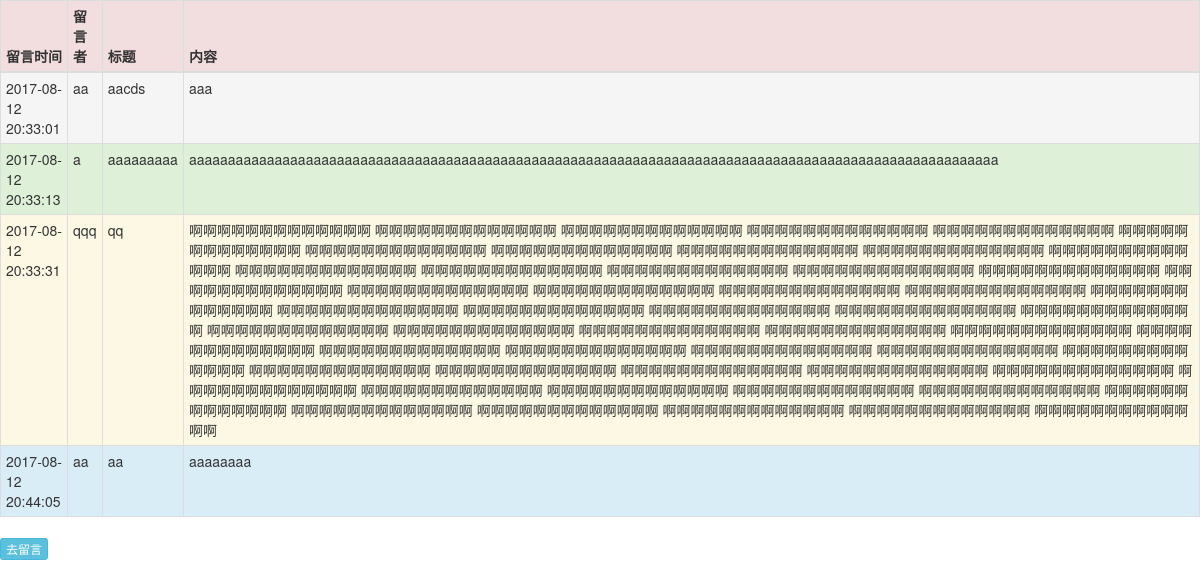
The page /guestbook/index/ on the database its author committed.
### message_board/models.py (models this page shows, shortened)
class Message(models.Model):
    username=models.CharField(max_length=256)
    title=models.CharField(max_length=512)
    content=models.TextField(max_length=256)
    publish=models.DateTimeField(auto_now=True)

### message_board/views.py (the view)
def index(request):
    messages = models.Message.objects.all()
    return render(request, 'message_board/index.html', {'messages' : messages})

### templates/message_board/index.html (shortened to what this page needs)
<!DOCTYPE html>
<html>
    <head>
        <link rel="stylesheet" href="https://cdn.bootcss.com/bootstrap/3.3.7/css/bootstrap.min.css">
    </head>
    <body>
        <table class="table table-striped table-bordered table-hover table-condensed">
            <thead>
                <tr class="danger">
                    <th>留言时间</th>
                    <th>留言者</th>
                    <th>标题</th>
                    <th>内容</th>
                </tr>
            </thead>
            <tbody>
                {% if messages %}
                    {% for message in messages %}
                        <tr class="{% cycle 'active' 'success' 'warning' 'info' %}">
                            <td>{{ message.publish|date:'Y-m-d H:i:s' }}</td>
                            <td>{{ message.username }}</td>
                            <td>{{ message.title }}</td>
                            <td>{{ message.content }}</td>
                        </tr>
                    {% endfor %}
                {% else %}
                    <tr>
                        <td colspan="4">无数据</td>
                    </tr>
                {% endif %}
            </tbody>
        </table>
        <a class="btn btn-xs btn-info" href="{% url 'message_board:create' %}">去留言</a>
    </body>
</html>

### rows shown on the page
Message: publish "2017-08-12 20:33:01", username "aa", title "aacds", content "aaa"
Message: publish "2017-08-12 20:33:13", username "a", title "aaaaaaaaa", content "aaaaaaaaaaaaaaaaaaaaaaaaaaaaaaaaaaaaaaaaaaaaaaaaaaaaaaaaaaaaaaaaaaaaaaaaaaaaaaaaaaaaaaaaaaaaaaaaaaaaaaaa"
Message: publish "2017-08-12 20:33:31", username "qqq", title "qq", content "啊啊啊啊啊啊啊啊啊啊啊啊啊 啊啊啊啊啊啊啊啊啊啊啊啊啊 啊啊啊啊啊啊啊啊啊啊啊啊啊 啊啊啊啊啊啊啊啊啊啊啊啊啊 啊啊啊啊啊啊啊啊啊啊啊啊啊 啊啊啊啊啊啊啊啊啊啊啊啊啊 啊啊啊啊啊啊啊啊啊啊啊啊啊 啊啊啊啊啊啊啊啊啊啊啊啊啊 啊啊啊啊啊啊啊啊啊啊啊啊啊 啊啊啊啊啊啊啊啊啊啊啊啊啊 啊啊啊啊啊啊啊啊啊啊啊啊啊 啊啊啊啊啊啊啊啊啊啊啊啊啊 啊啊啊啊啊啊啊啊啊啊啊啊啊 啊啊啊啊啊啊啊啊啊啊啊啊啊 啊啊啊啊啊啊啊啊啊啊啊啊啊 啊啊啊啊啊啊啊啊啊啊啊啊啊 啊啊啊啊啊啊啊啊啊啊啊啊啊 啊啊啊啊啊啊啊啊啊啊啊啊啊 啊啊啊啊啊啊啊啊啊啊啊啊啊 啊啊啊啊啊啊啊啊啊啊啊啊啊 啊啊啊啊啊啊啊啊啊啊啊啊啊 啊啊啊啊啊啊啊啊啊啊啊啊啊 啊啊啊啊啊啊啊啊啊啊啊啊啊 啊啊啊啊啊啊啊啊啊啊啊啊啊 啊啊啊啊啊啊啊啊啊啊啊啊啊 啊啊啊啊啊啊啊啊啊啊啊啊啊 啊啊啊啊啊啊啊啊啊啊啊啊啊 啊啊啊啊啊啊啊啊啊啊啊啊啊 啊啊啊啊啊啊啊啊啊啊啊啊啊 啊啊啊啊啊啊啊啊啊啊啊啊啊 啊啊啊啊啊啊啊啊啊啊啊啊啊 啊啊啊啊啊啊啊啊啊啊啊啊啊 啊啊啊啊啊啊啊啊啊啊啊啊啊 啊啊啊啊啊啊啊啊啊啊啊啊啊 啊啊啊啊啊啊啊啊啊啊啊啊啊 啊啊啊啊啊啊啊啊啊啊啊啊啊 啊啊啊啊啊啊啊啊啊啊啊啊啊 啊啊啊啊啊啊啊啊啊啊啊啊啊 啊啊啊啊啊啊啊啊啊啊啊啊啊 啊啊啊啊啊啊啊啊啊啊啊啊啊 啊啊啊啊啊啊啊啊啊啊啊啊啊 啊啊啊啊啊啊啊啊啊啊啊啊啊 啊啊啊啊啊啊啊啊啊啊啊啊啊 啊啊啊啊啊啊啊啊啊啊啊啊啊 啊啊啊啊啊啊啊啊啊啊啊啊啊 啊啊啊啊啊啊啊啊啊啊啊啊啊 啊啊啊啊啊啊啊啊啊啊啊啊啊 啊啊啊啊啊啊啊啊啊啊啊啊啊 啊啊啊啊啊啊啊啊啊啊啊啊啊 啊啊啊啊啊啊啊啊啊啊啊啊啊…"
Message: publish "2017-08-12 20:44:05", username "aa", title "aa", content "aaaaaaaa"
